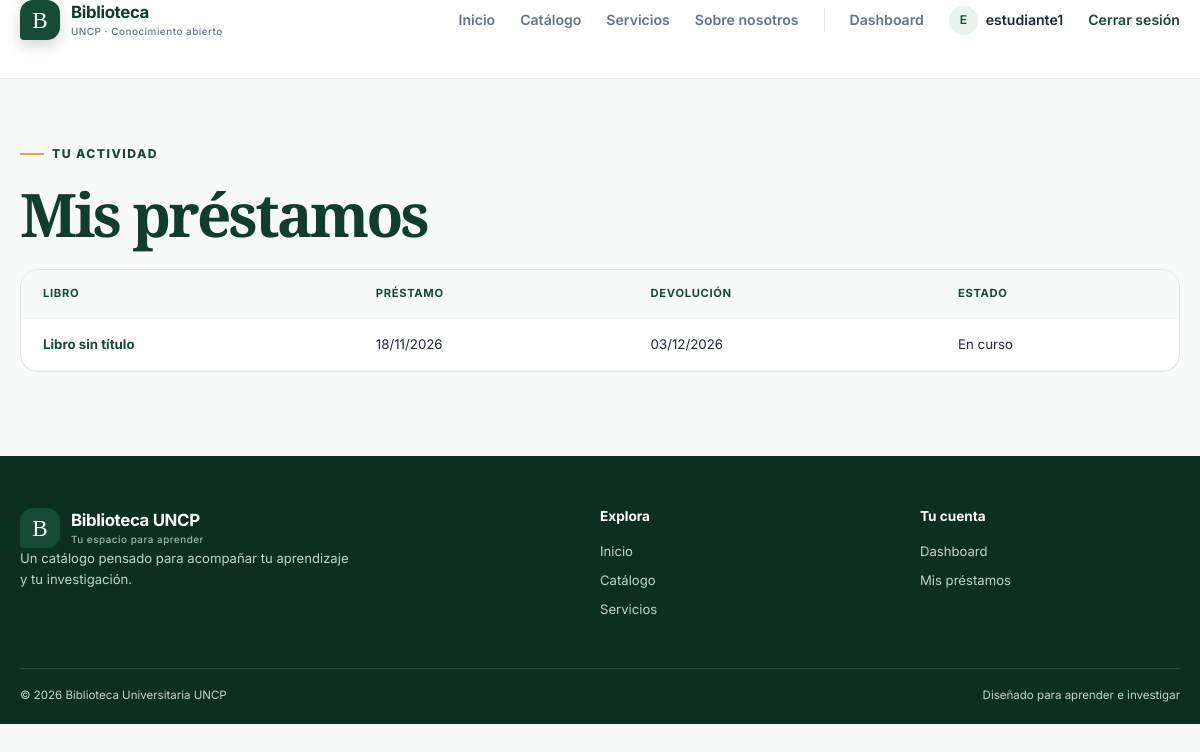
Page /estudiante/prestamos/ (signed in) on the earlier database version.
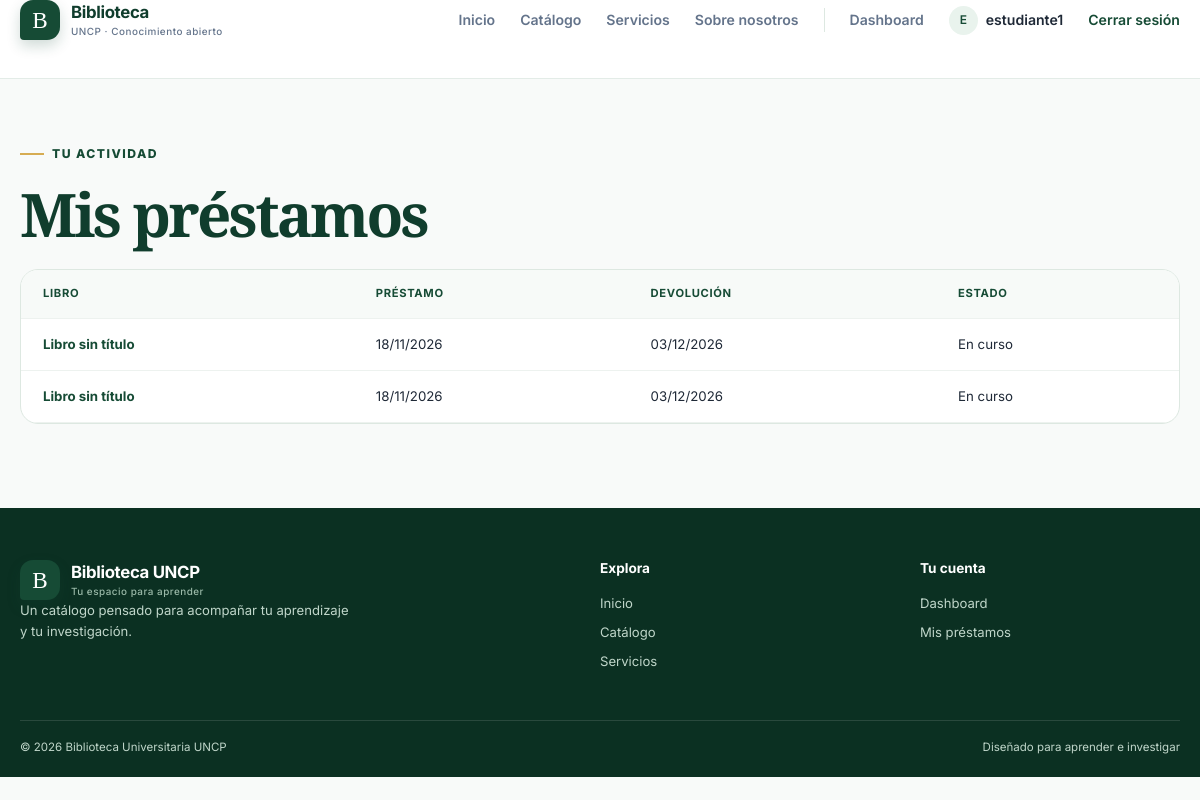
Same page on the later database version.
### catalogo/models.py (models this page shows, shortened)
class Prestamo(models.Model):
    libro = models.ForeignKey(
        Libro,
        on_delete=models.CASCADE,
        related_name='prestamos',
        help_text="Libro prestado"
    )
    usuario = models.ForeignKey(
        User,
        on_delete=models.CASCADE,
        related_name='prestamos',
        help_text="Usuario que solicita el préstamo"
    )
    fecha_prestamo = models.DateTimeField(auto_now_add=True)
    fecha_devolucion_esperada = models.DateField()
    fecha_devolucion_real = models.DateField(
        null=True,
        blank=True,
        help_text="Fecha en que fue devuelto realmente"
    )
    devuelto = models.BooleanField(
        default=False,
        help_text="Indica si el libro fue devuelto"
    )
    observaciones = models.TextField(
        blank=True,
        help_text="Comentarios sobre el préstamo o devolución"
    )
    class Meta:
        verbose_name = "Préstamo"
        verbose_name_plural = "Préstamos"
        ordering = ['-fecha_prestamo']
        unique_together = ['libro', 'usuario']
        indexes = [
            models.Index(fields=['libro', 'usuario']),
            models.Index(fields=['-fecha_prestamo']),
            models.Index(fields=['devuelto']),
        ]

class Libro(models.Model):
    titulo = models.CharField(
        max_length=200,
        help_text="Título completo del libro"
    )
    autor = models.CharField(
        max_length=150,
        help_text="Nombre del autor o autores"
    )
    isbn = models.CharField(
        max_length=13,
        unique=True,
        blank=True,
        null=True,
        help_text="ISBN-13 (opcional), formato: 978-3-16-148410-0"
    )
    categoria = models.ForeignKey(
        Categoria,
        on_delete=models.SET_NULL,
        null=True,
        blank=True,
        related_name='libros',
        help_text="Categoría del libro"
    )
    fecha_publicacion = models.DateField(
        null=True,
        blank=True,
        help_text="Fecha de publicación (AAAA-MM-DD)"
    )
    resumen = models.TextField(
        blank=True,
        help_text="Resumen o descripción del libro"
    )
    disponible = models.BooleanField(
        default=True,
        help_text="Indica si el libro está disponible para préstamo"
    )
    created_at = models.DateTimeField(auto_now_add=True)
    updated_at = models.DateTimeField(auto_now=True)
    class Meta:
        verbose_name = "Libro"
        verbose_name_plural = "Libros"
        ordering = ['titulo']
        indexes = [
            models.Index(fields=['titulo']),
            models.Index(fields=['isbn']),
            models.Index(fields=['disponible']),
        ]

### catalogo/views.py (the view)
# urls.py: path('estudiante/prestamos/', catalogo_views.estudiante_mis_prestamos, name='mis_prestamos'),
@login_required
def estudiante_mis_prestamos(request):
    perfil, created = PerfilUsuario.objects.get_or_create(user=request.user)
    mis_prestamos = Prestamo.objects.filter(
        usuario=request.user
    ).order_by('-fecha_prestamo')
    contexto = {
        'titulo': 'Mis Préstamos',
        'perfil': perfil,
        'mis_prestamos': mis_prestamos,
    }
    return render(request, 'catalogo/mis_prestamos.html', contexto)

### templates/catalogo/mis_prestamos.html
{% extends 'base.html' %}{% block title %}Mis préstamos · Biblioteca UNCP{% endblock %}{% block content %}<section class="dashboard-page"><div class="container"><span class="eyebrow">Tu actividad</span><h1>Mis préstamos</h1><div class="panel"><div class="table-wrap"><table class="data-table"><thead><tr><th>Libro</th><th>Préstamo</th><th>Devolución</th><th>Estado</th></tr></thead><tbody>{% for prestamo in mis_prestamos %}<tr><td><a href="{% url 'catalogo:detalle_libro' prestamo.libro.pk %}">{{ prestamo.libro.titulo|default:'Libro sin título' }}</a></td><td>{{ prestamo.fecha_prestamo|date:'d/m/Y' }}</td><td>{{ prestamo.fecha_devolucion_esperada|date:'d/m/Y' }}</td><td>{{ prestamo.devuelto|yesno:'Devuelto,En curso' }}</td></tr>{% empty %}<tr><td colspan="4">Todavía no tienes préstamos registrados.</td></tr>{% endfor %}</tbody></table></div></div></div></section>{% endblock %}

Differences in the rows shown:
added Prestamo: libro.titulo "Libro sin título", fecha_prestamo "18/11/2026", fecha_devolucion_esperada "03/12/2026", devuelto "En curso"
